Frame 1 (no input): blank canvas, image omitted
Frame 60 (the mouse pressed at the canvas centre just before this capture): blank canvas, image omitted
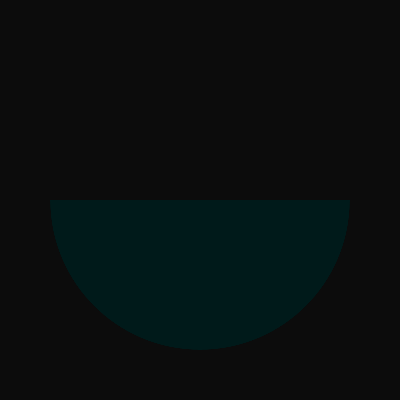
Frame 120 (the mouse held since frame 60 and released just before this capture)

The Processing sketch whose frames 1 and 60 were blank and that drew this single picture after the mouse press (run headless with seeded random() and noise(); from frame 60 on, the mouse is pressed at the canvas centre):

// Processing sketch: Col_HSB_07
// ── Col_HSB_07.pde
void setup() {
  size(400, 400);
  colorMode(HSB, 360, 100, 100);
  noStroke();
}

void draw() {
  fill(0,10);
  rect(0,0,width,height);
  fill(map(mouseX, 0, width, 0, 360), 100,100);
  arc(width/2, height/2, 300, 300, map(pmouseX, 0, width, 0, TWO_PI), map(mouseX, 0, width, 0, TWO_PI));
}
